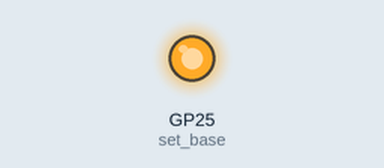
Simulated run of this program. Board: Raspberry Pi Pico running MicroPython. Shown: output pins drawn as LEDs (lit = HIGH).

Above: at 0.04 s.
At 3.0 s:
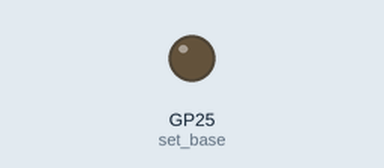
Timing chart, 0 to 5.2 s (numbered marks = the images above):
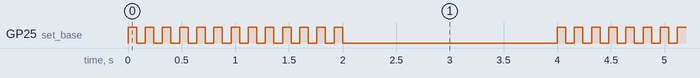

The program:

PIO.py
```python
from machine import Pin
from time import sleep
import rp2

@rp2.asm_pio(set_init=rp2.PIO.OUT_LOW)
def blink():
    wrap_target()
    set(pins, 1)   [31]
    nop()          [31]
    nop()          [31]
    nop()          [31]
    nop()          [31]
    set(pins, 0)   [31]
    nop()          [31]
    nop()          [31]
    nop()          [31]
    nop()          [31]
    wrap()

# State Machine (0), Program blink(), frekuensi 2KHz, base pin 25
sm = rp2.StateMachine(0, blink, freq=2000, set_base=Pin(25))

while True:
    sm.active(1)
    sleep(2)
    sm.active(0)
    sleep(2)
```

Measured:
- by itself, GP25 (set_base): repeats every 4.0 s: HIGH 0.08 s, LOW 2.0 s, 12 × (HIGH 0.08 s, LOW 0.08 s)
- by itself, everything shown: repeats every 4.0 s, in 26 steps
